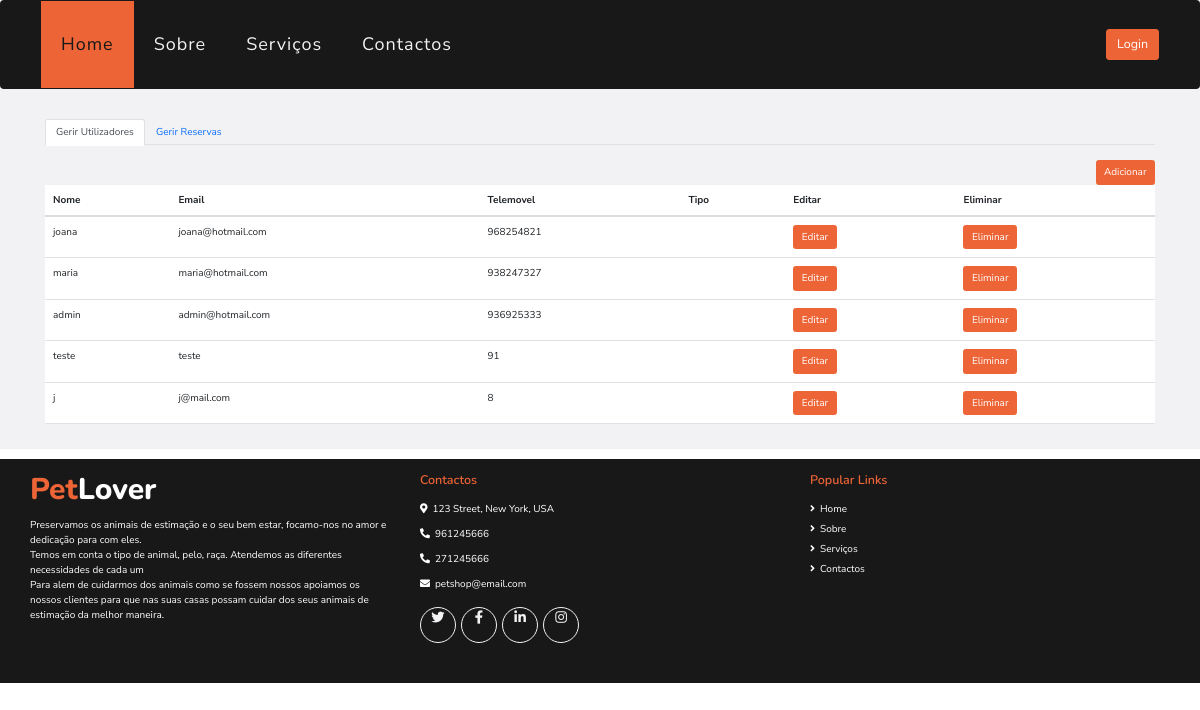
Screenshot of /paginas/gestao.php with the database file from the repository.
### tables this page shows
CREATE TABLE `utilizadores` (
  `id` int(11) NOT NULL,
  `nomeUtilizador` text NOT NULL,
  `password` text NOT NULL,
  `email` text NOT NULL,
  `telemovel` int(13) NOT NULL,
  `idTipo` int(11) DEFAULT NULL,
  `imagem` varchar(60) DEFAULT NULL
);

### paginas/gestao.php (the view, shortened to what this page needs)
<!DOCTYPE html>
<html>
<?php
require 'head.php';
$utilizadores = mysqli_query($conn, "SELECT * FROM utilizadores");
?>
<body>
    <?php require 'header.php'; ?>
    <div class="container-fluid bg-light pt-5">
        <div class="container">
            <ul class="nav nav-tabs" id="myTab" role="tablist">
                <li class="nav-item" role="presentation">
                    <button class="nav-link active" id="utilizadores-tab" data-bs-toggle="tab" href="#utilizadores" type="button" role="tab" aria-controls="utilizadores" aria-selected="true"> Gerir Utilizadores
                </li>
                <li class="nav-item" role="presentation">
                    <button class="nav-link" id="reservas-tab" data-bs-toggle="tab" data-bs-target="#reservas" type="button" role="tab" aria-controls="reservas-tab" aria-selected="false">Gerir
                        Reservas</button>
                </li>
            </ul>
            <div class="tab-content" id="myTabContent">
                <div class="tab-pane fade show active opacity-100 py-4" id="utilizadores" role="tabpanel" aria-labelledby="utilizadores-tab">
                    <a type="button" class="btn btn-primary float-right" href="adicionarutilizador.php">Adicionar</a>
                    <table class="table">
                        <thead>
                            <tr>
                                <th scope="col">Nome</th>
                                <th scope="col">Email</th>
                                <th scope="col">Telemovel</th>
                                <th scope="col">Tipo</th>
                                <th scope="col">Editar</th>
                                <th scope="col">Eliminar</th>
                            </tr>
                        </thead>
                        <tbody>
                            <?php
                            while ($utilizadoresInfo = mysqli_fetch_array($utilizadores)) {
                            ?>
                                <tr>
                                    <td scope="row">
                                        <?php echo $utilizadoresInfo['nomeUtilizador'] ?>
                                    </td>
                                    <td scope="row">
                                        <?php echo $utilizadoresInfo['email'] ?>
                                    </td>
                                    <td scope="row">
                                        <?php echo $utilizadoresInfo['telemovel'] ?>
                                    </td>
                                    <td scope="row">
                                    </td>
                                    <td scope="row"> <a type="button" class="btn btn-primary" href="editarutilizador.php?id=<?php echo $utilizadoresInfo['id']; ?>">Editar</a>
                                    </td>
                                    <td scope="row"> <a type="button" class="btn btn-primary" href="eliminarutilizador.php?id=<?php echo $utilizadoresInfo['id']; ?>">Eliminar</a>
                                    </td>
                                </tr>
                            <?php } ?>
                        </tbody>
                    </table>
                </div>
            </div>
        </div>
    </div>
    <?php require "footer.php"; ?>
</body>
</html>

### rows the page displays
utilizadores: nomeUtilizador "joana", email "joana@hotmail.com", telemovel "968254821"
utilizadores: nomeUtilizador "maria", email "maria@hotmail.com", telemovel "938247327"
utilizadores: nomeUtilizador "admin", email "admin@hotmail.com", telemovel "936925333"
utilizadores: nomeUtilizador "teste", email "teste", telemovel "91"
utilizadores: nomeUtilizador "j", email "j@mail.com", telemovel "8"
